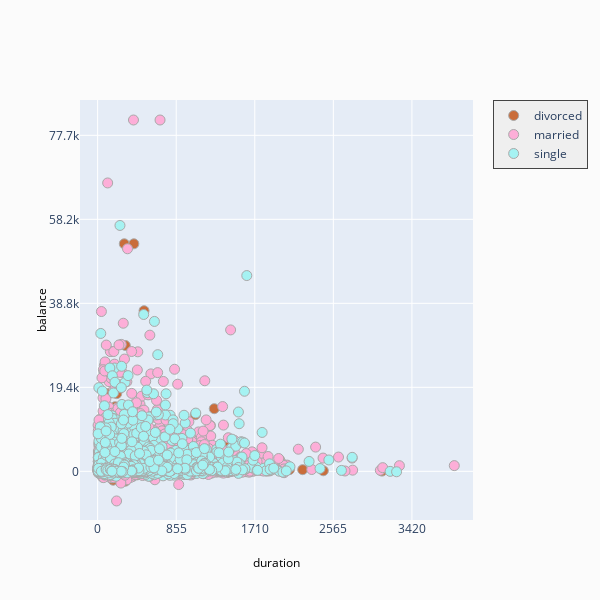

The cell this chart's notebook holds for it:
### Code cell
# Notice how divorced have a considerably low amount of balance.
fig = ff.create_facet_grid(
    df,
    x='duration',
    y='balance',
    color_name='marital',
    show_boxes=False,
    marker={'size': 10, 'opacity': 1.0},
    colormap={'single': 'rgb(165, 242, 242)', 'married': 'rgb(253, 174, 216)', 'divorced': 'rgba(201, 109, 59, 0.82)'}
)

iplot(fig, filename='facet - custom colormap')

### Figure 1 — Plotly figure (JSON) as saved in the notebook; plotly's stock layout.template omitted (floating-point values rounded to 4 significant figures; data arrays with more than 128 entries replaced by an {"elided": "..."} marker saying what was removed)
{"data": [{"marker": {"color": "rgb(201, 109, 59)", "line": {"color": "darkgrey", "width": 1}, "opacity": 1, "size": 10}, "mode": "markers", "name": "divorced", "type": "scatter", "x": {"elided": "1174 int values"}, "xaxis": "x", "y": {"elided": "1174 int values"}, "yaxis": "y"}, {"marker": {"color": "rgb(253, 174, 216)", "line": {"color": "darkgrey", "width": 1}, "opacity": 1, "size": 10}, "mode": "markers", "name": "married", "type": "scatter", "x": {"elided": "5815 int values"}, "xaxis": "x", "y": {"elided": "5815 int values"}, "yaxis": "y"}, {"marker": {"color": "rgb(165, 242, 242)", "line": {"color": "darkgrey", "width": 1}, "opacity": 1, "size": 10}, "mode": "markers", "name": "single", "type": "scatter", "x": {"elided": "3336 int values"}, "xaxis": "x", "y": {"elided": "3336 int values"}, "yaxis": "y"}], "layout": {"annotations": [{"font": {"color": "#000000", "size": 12}, "showarrow": false, "text": "duration", "textangle": 0, "x": 0.5, "xanchor": "center", "xref": "paper", "y": -0.1, "yanchor": "middle", "yref": "paper"}, {"font": {"color": "#000000", "size": 12}, "showarrow": false, "text": "balance", "textangle": -90, "x": -0.1, "xanchor": "center", "xref": "paper", "y": 0.5, "yanchor": "middle", "yref": "paper"}], "height": 600, "legend": {"bgcolor": "#efefef", "borderwidth": 1, "x": 1.05, "y": 1, "yanchor": "top"}, "paper_bgcolor": "rgb(251, 251, 251)", "showlegend": true, "title": {"text": ""}, "width": 600, "xaxis": {"anchor": "y", "domain": [0, 1], "dtick": 855, "range": [-192.0, 4085.0], "ticklen": 0, "type": "linear", "zeroline": false}, "yaxis": {"anchor": "x", "domain": [0, 1], "dtick": 19415, "range": [-11250.0, 85830.0], "ticklen": 0, "type": "linear", "zeroline": false}}}
